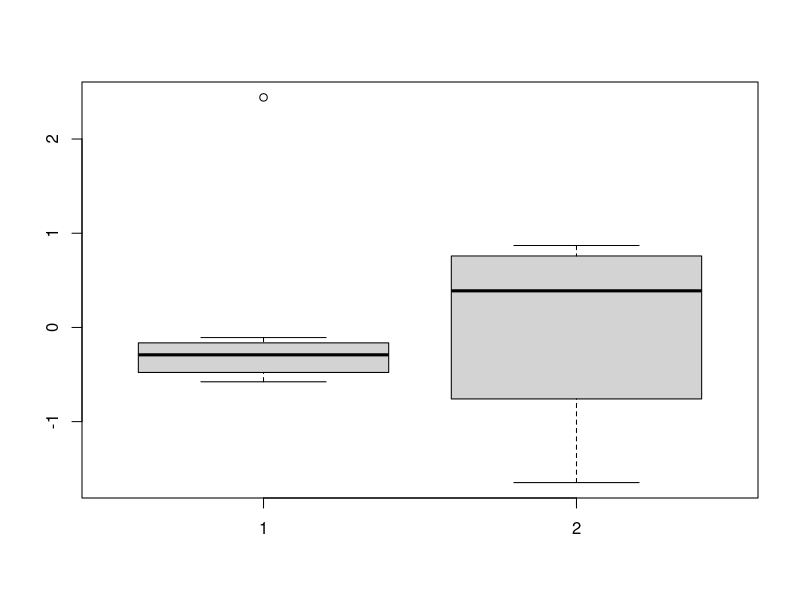
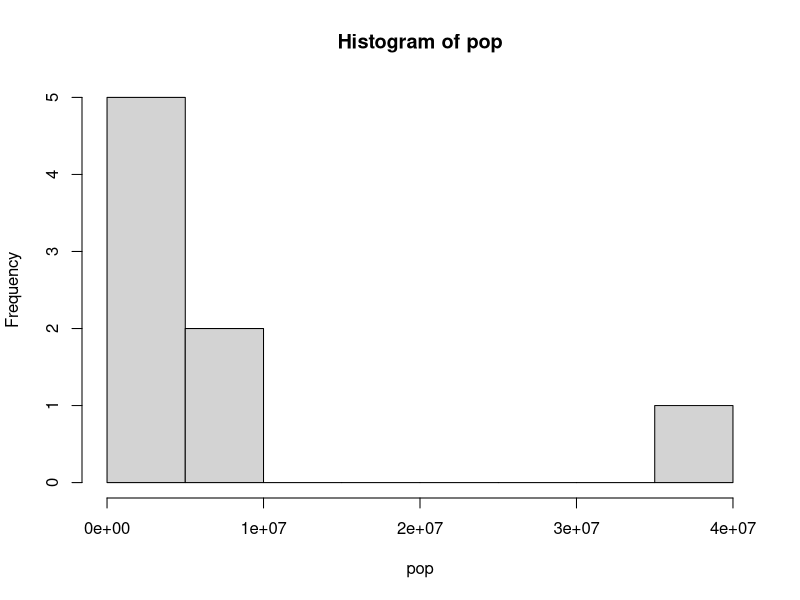
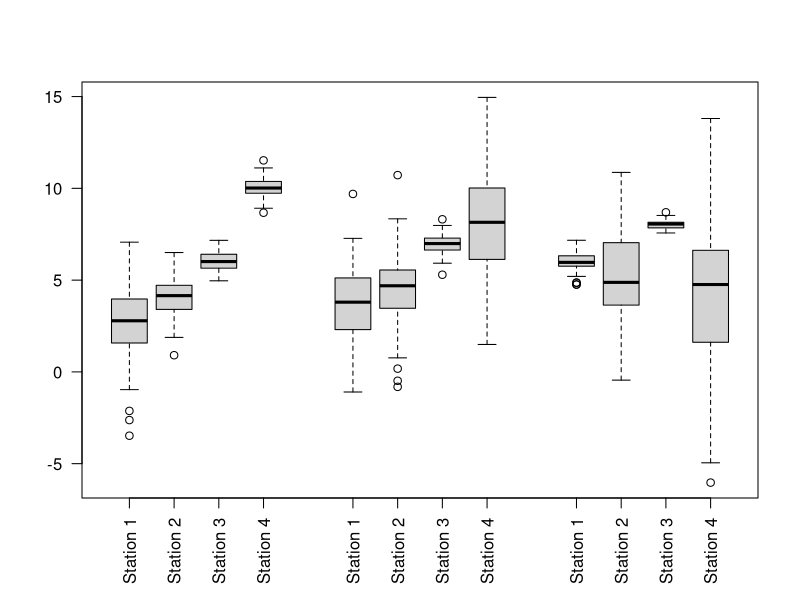

Write the R code that produced these figures, in order.
## cap 1 practical statistics for data science
pop=c(4779736,710231,6392017,2915918,37253956,5029196,3574097,897934)
mrate=c(5.7,5.6,4.7,5.6,4.4,2.8,2.4,5.8)
sd(pop)
IQR(pop)
mad(pop)
mean(pop,trim = 0.15)

sort(pop)

boxplot(cbind(scale(pop),scale(mrate)))

hist(pop, breaks = 10)

## rnorm: random normal distribution
## las: labels position, names: labels names
data<-data.frame(Stat11=rnorm(100,mean=3,sd=2),
                 Stat21=rnorm(100,mean=4,sd=1),
                 Stat31=rnorm(100,mean=6,sd=0.5),
                 Stat41=rnorm(100,mean=10,sd=0.5),
                 Stat12=rnorm(100,mean=4,sd=2),
                 Stat22=rnorm(100,mean=4.5,sd=2),
                 Stat32=rnorm(100,mean=7,sd=0.5),
                 Stat42=rnorm(100,mean=8,sd=3),
                 Stat13=rnorm(100,mean=6,sd=0.5),
                 Stat23=rnorm(100,mean=5,sd=3),
                 Stat33=rnorm(100,mean=8,sd=0.2),
                 Stat43=rnorm(100,mean=4,sd=4))
boxplot(data, las = 2,at =c(1,2,3,4,6,7,8,9,11,12,13,14),
         names = c('Station 1','Station 2','Station 3',
                  'Station 4','Station 1','Station 2',
                  'Station 3','Station 4','Station 1',
                  'Station 2','Station 3','Station 4'))






